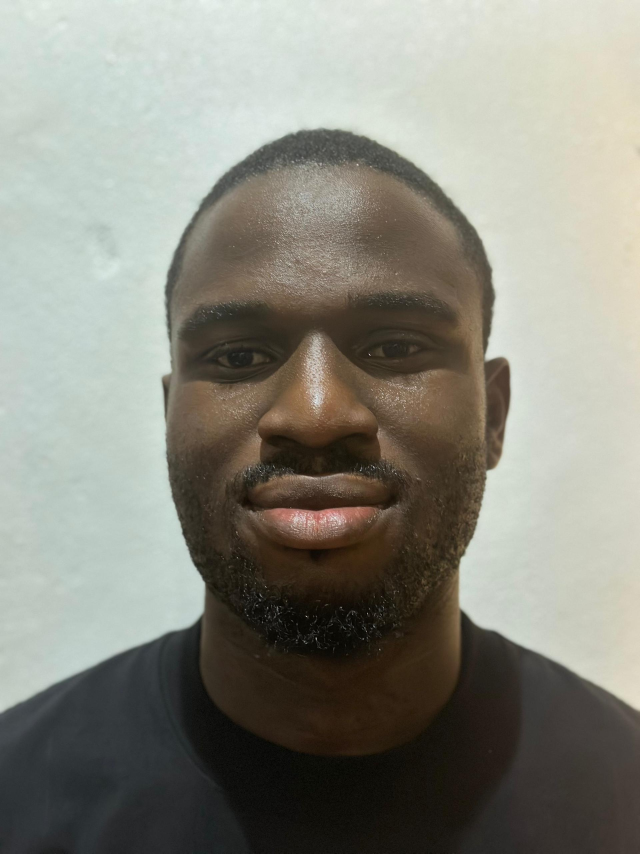
#> input picture backend/uploads/IMG-20260517-WA0028.jpg, 1920 x 2560 px (shown at 1/3 size); its folder holds only this picture in this run
$ python -i utils.py   (imports and definitions only)
#> lines starting #> are read from the running program, lines starting #| are printed output that depends on the picture
import os
import cv2
import numpy as np

# Path to Haar Cascade XML file
BASE_DIR = os.path.dirname(os.path.abspath(__file__))

CASCADE_PATH = os.path.join(
    BASE_DIR,
    "haarcascade",
    "haarcascade_frontalface_default.xml"
)

# Load Haar Cascade classifier
face_cascade = cv2.CascadeClassifier(CASCADE_PATH)

# Standard image size for training
IMG_SIZE = (100, 100)


def preprocess_face(image_path):
    """
    This function:
    1. Reads image
    2. Converts image to grayscale
    3. Detects face
    4. Crops face
    5. Resizes face

    Why grayscale?
    ----------------
    Facial recognition focuses more on patterns and textures
    rather than colors.

    Using grayscale:
    - reduces computation
    - speeds up training
    - improves consistency

    Why resizing?
    ----------------
    All images must have same dimensions so the ML model
    learns consistent facial features.
    """
#> called with image_path = 'uploads/IMG-20260517-WA0028.jpg'

    image = cv2.imread(image_path)
#> image is the input picture: shape (2560, 1920, 3); mean B, G, R 126.4, 136.4, 136.9

    if image is None:
        return None

    gray = cv2.cvtColor(image, cv2.COLOR_BGR2GRAY)
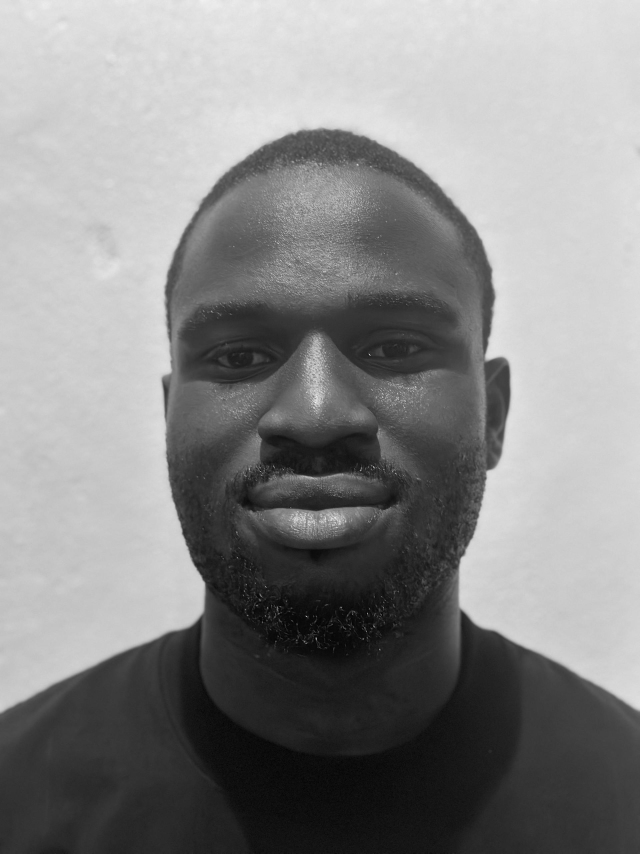
#> gray: shape (2560, 1920) (shown at 1/3 size); min 0, max 255, mean 135.5

    # Detect faces
    faces = face_cascade.detectMultiScale (
        gray,
        scaleFactor=1.3,
        minNeighbors=5,
        minSize=(50, 50)
    )
#> faces = [[375, 574, 1190, 1190]]

    # If no face detected
    if len(faces) == 0:
        return None

    # Take first detected face
    (x, y, w, h) = faces[0]
#> x = 375; y = 574; w = 1190; h = 1190

    face = gray[y:y+h, x:x+w]
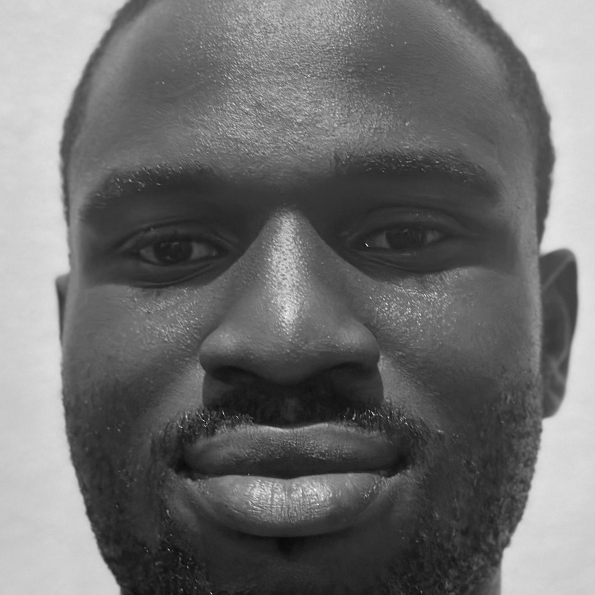
#> face: shape (1190, 1190) (shown at 1/2 size); min 1, max 255, mean 109.7

    # Resize image
    face = cv2.resize(face, IMG_SIZE)
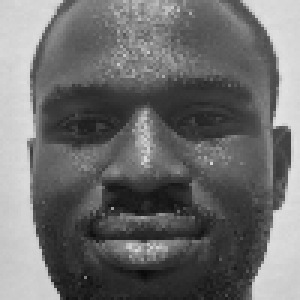
#> face: shape (100, 100) (shown 3 times larger); min 10, max 226, mean 109.5

    face = cv2.equalizeHist(face)  # Optional: improve contrast
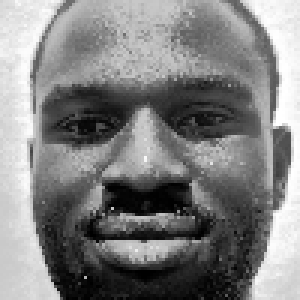
#> face: shape (100, 100) (shown 3 times larger); min 0, max 255, mean 128.5

    return face


# [43 lines left out: function load_dataset, not called in this run]

>>> result = preprocess_face('uploads/IMG-20260517-WA0028.jpg')

$ run again, on backend/uploads/IMG_20260426_111210_662.jpg
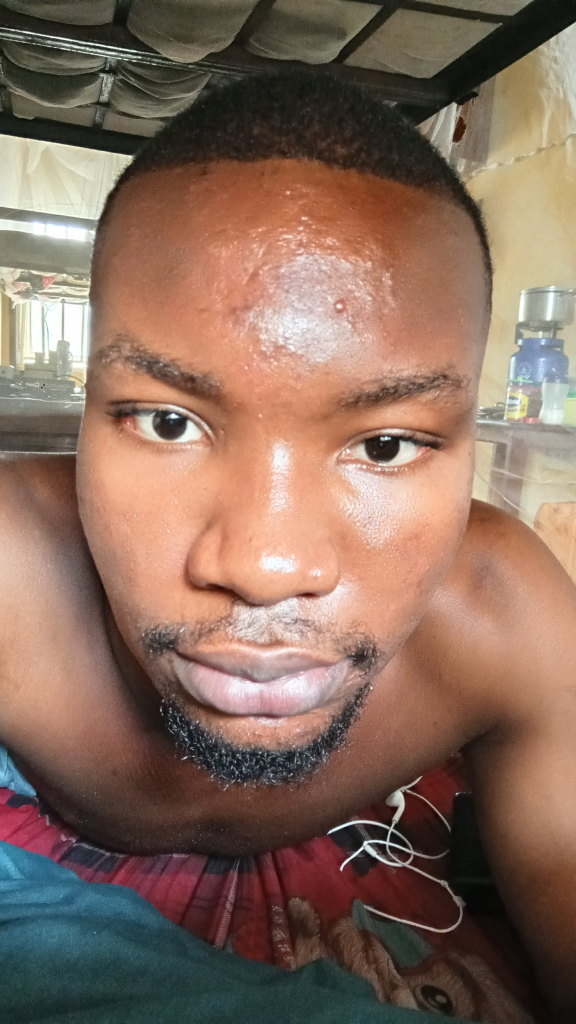
#> input picture backend/uploads/IMG_20260426_111210_662.jpg, 1728 x 3072 px (shown at 1/3 size)
#> in preprocess_face, image is the input picture: shape (3072, 1728, 3); mean B, G, R 92.9, 107.9, 135.2
#> in preprocess_face, `gray = cv2.cvtColor(image, cv2.COLOR_BGR2GRAY)`:
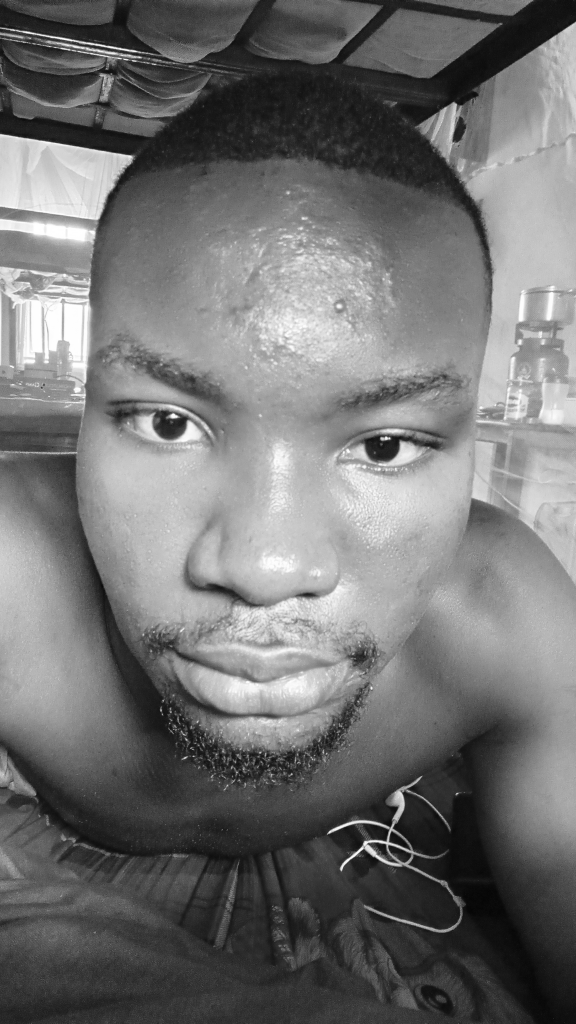
#> gray: shape (3072, 1728) (shown at 1/3 size); min 2, max 255, mean 114.3
#> faces = [[130, 748, 1339, 1339]]
#> x = 130; y = 748; w = 1339
#> in preprocess_face, `face = cv2.equalizeHist(face)`:
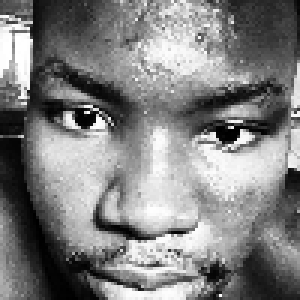
#> face: shape (100, 100) (shown 3 times larger); min 0, max 255, mean 128.4
